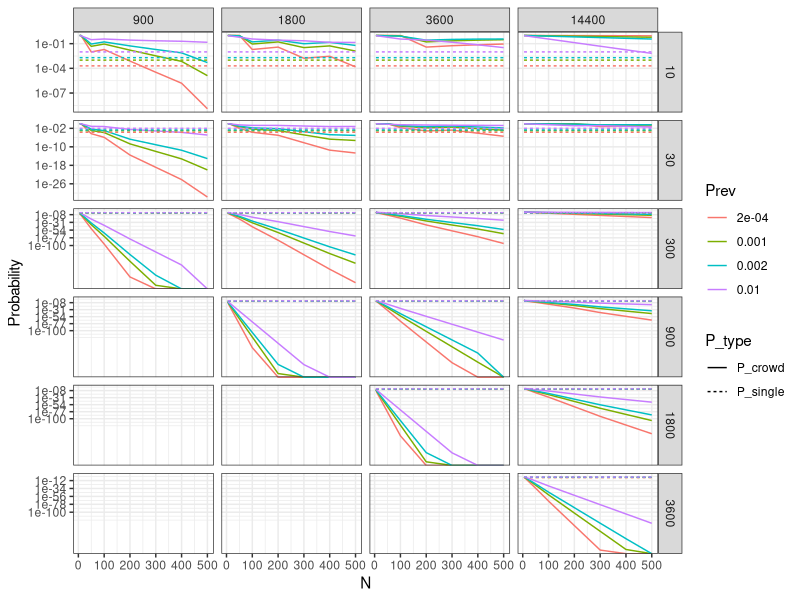
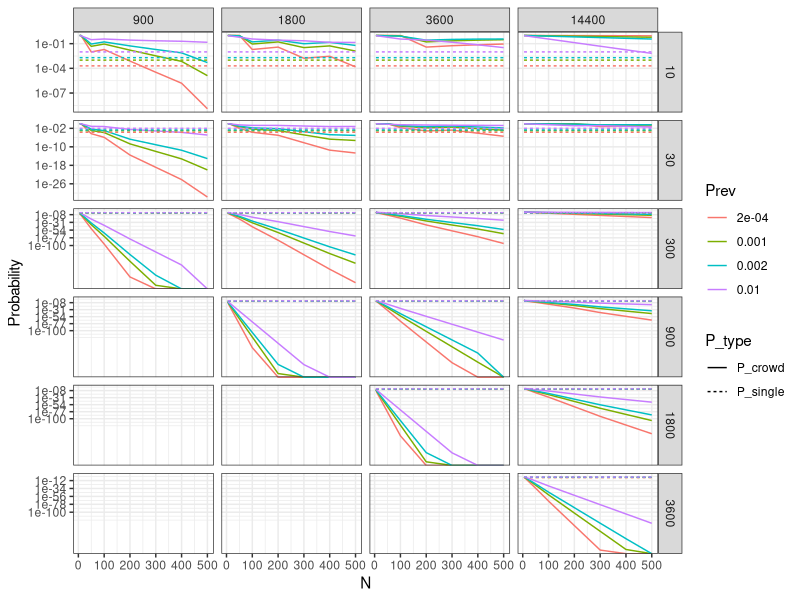

Source code (R) for these figures, in order:
## ---- chunk 1
library(tidyverse)
theme_set(theme_bw())
## ---- chunk 2
prevs = c(1/100,1/500,1/1000,1/5000)
t_ths = c(10,30,300,900,1800,3600)
t_tots = c(900,1800,3600,4*3600)
ns = c(5,10,50,100,200,300,400,500)

df = data.frame(Prev = NA, 
                T_thresh = NA, 
                T_total = NA, 
                N = NA, 
                N_thresh = NA, 
                P_single = NA, 
                P_crowd = NA)

for (prev in prevs){
    for (n in ns){
        for (t_total in t_tots){
            for (t_thresh in t_ths[t_ths < t_total]){
                p_single = prev
                n_thresh = round(n*t_thresh/t_total)
                p_crowd = choose(n, n_thresh) * prev^n_thresh *
                    (1-prev)^(n - n_thresh)
                df = rbind(df,
                           data.frame(Prev = prev,
                                      T_thresh = t_thresh,
                                      T_total = t_total,
                                      N = n,
                                      N_thresh = n_thresh,
                                      P_single = p_single,
                                      P_crowd = p_crowd))
            }
        }
    }
}
df = df[-1,]
head(df)

library(tidyverse)
df = (df
      %>% mutate_at(c('Prev','T_thresh','T_total'), factor)
      %>% gather(P_type, Probability, starts_with('P_')))
head(df)

plt = ggplot(df, aes(N, Probability)) +
    geom_line(aes(linetype = P_type, colour = Prev)) +
    facet_grid(T_thresh ~ T_total, scales = 'free_y') +
    scale_y_log10()
plt
pdf('tradeoffs.pdf')
plt
dev.off()
